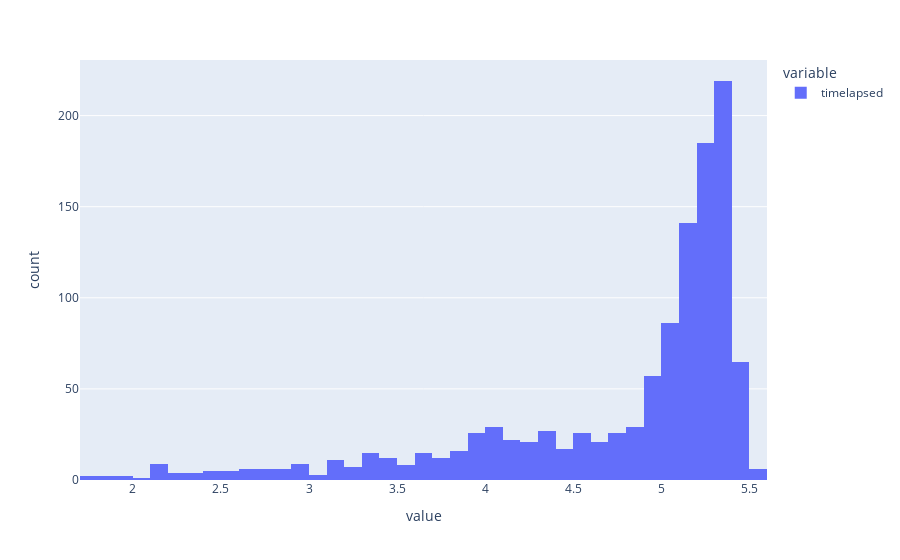

The notebook cell this image was saved under:
### Code cell
px.histogram(1/sessions[1].data['FrameMLToAngularVelocity']['timelapsed'])

### Figure 1 — Plotly figure (JSON) as saved in the notebook; plotly's stock layout.template omitted (floating-point values rounded to 4 significant figures; data arrays with more than 128 entries replaced by an {"elided": "..."} marker saying what was removed)
{"data": [{"alignmentgroup": "True", "bingroup": "x", "hovertemplate": "variable=timelapsed<br>value=%{x}<br>count=%{y}<extra></extra>", "legendgroup": "timelapsed", "marker": {"color": "#636efa", "pattern": {"shape": ""}}, "name": "timelapsed", "offsetgroup": "timelapsed", "orientation": "v", "showlegend": true, "type": "histogram", "x": {"elided": "1163 float values"}, "xaxis": "x", "yaxis": "y"}], "layout": {"barmode": "relative", "legend": {"title": {"text": "variable"}, "tracegroupgap": 0}, "margin": {"t": 60}, "xaxis": {"anchor": "y", "domain": [0, 1], "title": {"text": "value"}}, "yaxis": {"anchor": "x", "domain": [0, 1], "title": {"text": "count"}}}}
